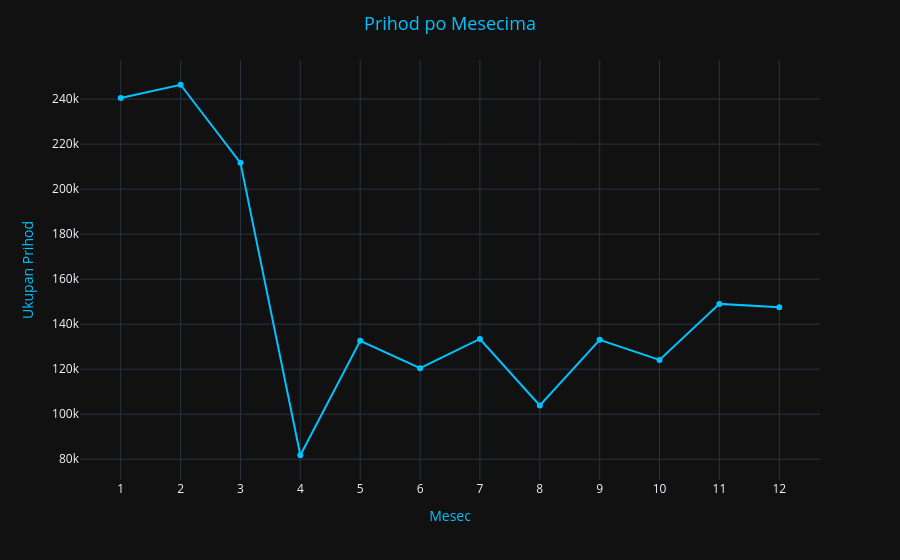

Write notebook code for a chart like this one.
### Markdown cell above
### 4. Plotly

### Code cell
prihod_po_mesecima = df.groupby("Mesec").agg(suma = ("Ukupan_Prihod", "sum")).reset_index()

fig = px.line(prihod_po_mesecima,
              x = "Mesec",
              y = "suma",
              markers=True,
              template="plotly_dark")

fig.update_layout(title=dict(text="Prihod po Mesecima", font=dict(size=18, color="#00C3FF"), xanchor="center", x=0.5))
fig.update_xaxes(title=dict(text="Mesec", font=dict(size=14, color="#00C3FF")), nticks=13)
fig.update_yaxes(title=dict(text="Ukupan Prihod", font=dict(size=14, color="#00C3FF")))
fig.update_traces(line_color="#00C3FF", hovertemplate="<b>Mesec</b>: %{x}<br><b>Prihod</b>: %{y:,.0f}")

fig.show()

### Figure 1 — Plotly figure (JSON) as saved in the notebook; plotly's stock layout.template omitted (floating-point values rounded to 4 significant figures)
{"data": [{"hovertemplate": "<b>Mesec</b>: %{x}<br><b>Prihod</b>: %{y:,.0f}", "legendgroup": "", "line": {"color": "#00C3FF", "dash": "solid"}, "marker": {"symbol": "circle"}, "mode": "lines+markers", "name": "", "orientation": "v", "showlegend": false, "type": "scatter", "x": [1, 2, 3, 4, 5, 6, 7, 8, 9, 10, 11, 12], "xaxis": "x", "y": [240500.0, 246400.0, 211700.0, 81770.0, 132600.0, 120400.0, 133400.0, 103900.0, 133100.0, 124100.0, 149000.0, 147500.0], "yaxis": "y"}], "layout": {"legend": {"tracegroupgap": 0}, "margin": {"t": 60}, "title": {"font": {"color": "#00C3FF", "size": 18}, "text": "Prihod po Mesecima", "x": 0.5, "xanchor": "center"}, "xaxis": {"anchor": "y", "domain": [0, 1], "nticks": 13, "title": {"font": {"color": "#00C3FF", "size": 14}, "text": "Mesec"}}, "yaxis": {"anchor": "x", "domain": [0, 1], "title": {"font": {"color": "#00C3FF", "size": 14}, "text": "Ukupan Prihod"}}}}
